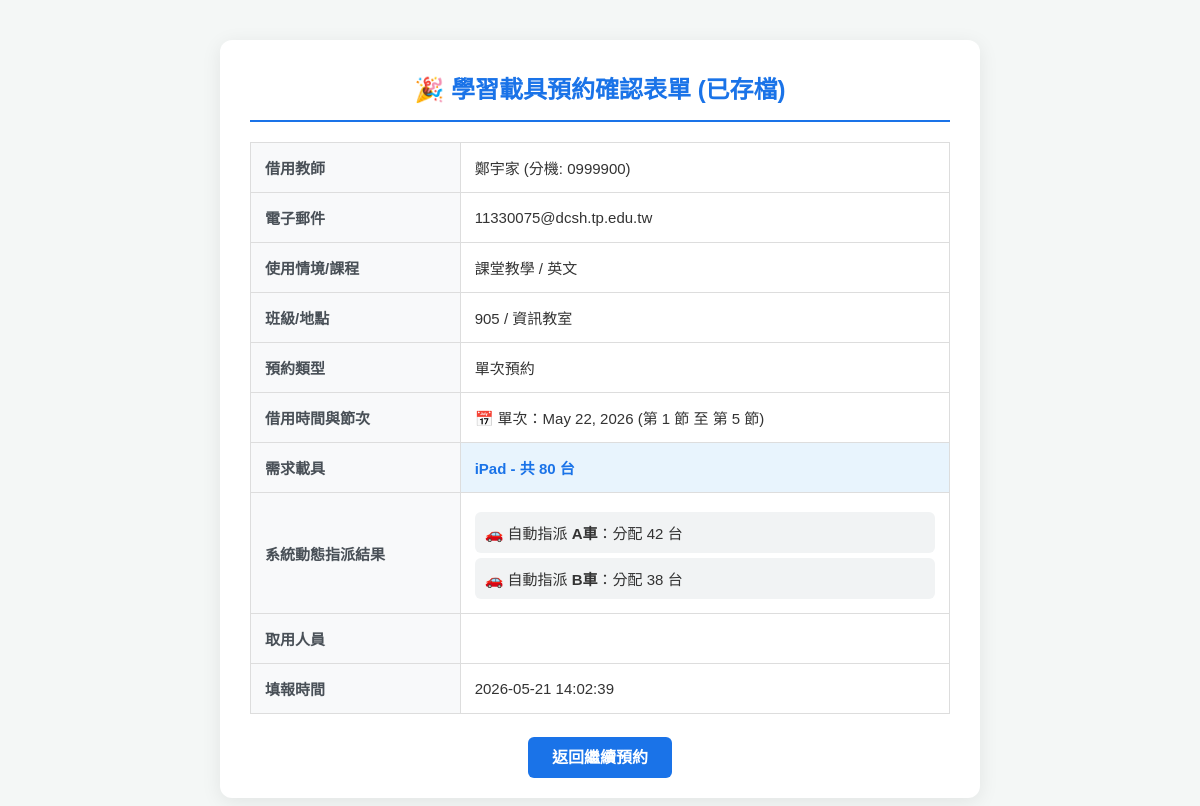
Screenshot of /success/14/ with the database file from the repository.
### booking/models.py (models this page shows, shortened)
class Booking(models.Model):
    email = models.EmailField('電子郵件')
    agree_rules = models.CharField('同意條款', max_length=100)
    teacher_name = models.CharField('借用教師姓名', max_length=50)
    phone = models.CharField('聯絡電話', max_length=50)
    context = models.CharField('使用情境', max_length=100, blank=True)
    course_name = models.CharField('課程名稱', max_length=100, blank=True)
    class_name = models.CharField('使用班級', max_length=50, blank=True)
    location = models.CharField('使用地點', max_length=100, blank=True)
    booking_type = models.CharField('預約類型', max_length=20)  # 單次預約 / 週期預約
    single_date = models.DateField('單次日期', null=True, blank=True)
    start_period = models.IntegerField('開始節次', null=True, blank=True)  # 例如: 1 代表第一節
    end_period = models.IntegerField('結束節次', null=True, blank=True)    # 例如: 3 代表第三節
    agree_period = models.CharField('同意週期規範', max_length=10, blank=True)
    start_date = models.DateField('週期開始', null=True, blank=True)
    end_date = models.DateField('週期結束', null=True, blank=True)
    periods_json = models.TextField('每週借用節次(JSON)', blank=True) # 格式如: ["Mon_1", "Mon_2"]
    exclude_date = models.CharField('排除日期', max_length=200, blank=True)
    device_type = models.CharField('預約載具類型', max_length=20)
    required_quantity = models.IntegerField('需求總數量')
    special_needs = models.TextField('特殊需求', blank=True)
    pickup_person = models.CharField('預計取用人員', max_length=50, blank=True)
    created_at = models.DateTimeField('申請時間', auto_now_add=True)
    status = models.CharField('狀態', max_length=20, default='借用中')  # 借用中 / 已歸還

class BookingAssignment(models.Model):
    booking = models.ForeignKey(Booking, on_delete=models.CASCADE, related_name='assignments')
    inventory = models.ForeignKey(DeviceInventory, on_delete=models.CASCADE)
    assigned_qty = models.IntegerField('分配借出數量')

class DeviceInventory(models.Model):
    DEVICE_CHOICES = [
        ('iPad', 'iPad'),
        ('Chromebook', 'Chromebook'),
        ('SurfaceGo', 'SurfaceGo'),
        ('Acer', 'Acer小筆電'),
    ]
    device_type = models.CharField('載具類型', max_length=20, choices=DEVICE_CHOICES)
    cart_name = models.CharField('車次/散裝名稱', max_length=20)  # 例如: A車, B車, 散裝
    capacity = models.IntegerField('該車總台數')  # 例如: A車固定 42 台

### booking/views.py (the view)
# urls.py: path('success/<int:booking_id>/', views.booking_success, name='booking_success'),
def booking_success(request, booking_id):
    booking = get_object_or_404(Booking, id=booking_id)
    assignments = booking.assignments.all()
    periods = json.loads(booking.periods_json) if booking.periods_json else []
    return render(request, 'booking_success.html', {'booking': booking, 'assignments': assignments, 'periods': periods})

### templates/booking_success.html (shortened to what this page needs)
<!DOCTYPE html>
<html lang="zh-TW">
<head>
</head>
<body>
<div class="receipt">
    <h2>🎉 學習載具預約確認表單 (已存檔)</h2>
    <table>
        <tr><th>借用教師</th><td>{{ booking.teacher_name }} (分機: {{ booking.phone }})</td></tr>
        <tr><th>電子郵件</th><td>{{ booking.email }}</td></tr>
        <tr><th>使用情境/課程</th><td>{{ booking.context }} / {{ booking.course_name }}</td></tr>
        <tr><th>班級/地點</th><td>{{ booking.class_name }} / {{ booking.location }}</td></tr>
        <tr><th>預約類型</th><td>{{ booking.booking_type }}</td></tr>
        <tr>
    <th>借用時間與節次</th>
    <td>
        {% if booking.booking_type == '單次預約' %}
            📅 單次：{{ booking.single_date }} (第 {{ booking.start_period }} 節 至 第 {{ booking.end_period }} 節)
        {% else %}
            🗓️ 週期：{{ booking.start_date }} 至 {{ booking.end_date }} <br>
            ⏱️ 每週固定借用節次：
            {% for p in periods %}
                <span style="background: #e8f0fe; padding: 3px 8px; border-radius: 4px; margin-right: 5px; font-size: 13px;">第 {{ p }} 節</span>
            {% endfor %}
        {% endif %}
    </td>
</tr>
        <tr><th>需求載具</th><td class="highlight">{{ booking.device_type }} - 共 {{ booking.required_quantity }} 台</td></tr>
        <tr>
            <th>系統動態指派結果</th>
            <td>
                {% for assign in assignments %}
                    <div class="assignment-box">🚗 自動指派 <strong>{{ assign.inventory.cart_name }}</strong>：分配 {{ assign.assigned_qty }} 台</div>
                {% empty %}
                    <div style="color: red;">未分配到任何載具</div>
                {% endfor %}
            </td>
        </tr>
        <tr><th>取用人員</th><td>{{ booking.pickup_person }}</td></tr>
        <tr><th>填報時間</th><td>{{ booking.created_at|date:"Y-m-d H:i:s" }}</td></tr>
    </table>
    <div class="btn-group">
        <a href="{% url 'booking_form' %}" class="btn">返回繼續預約</a>
    </div>
</div>
</body>
</html>

### templates/booking_success.html (style rules this page uses)
body { font-family: 'PingFang TC', Arial, sans-serif; background: #f4f7f6; padding: 40px; margin: 0; }
.receipt { max-width: 700px; background: white; margin: 0 auto; padding: 30px; border-radius: 12px; box-shadow: 0 4px 20px rgba(0,0,0,0.08); }
h2 { color: #1a73e8; text-align: center; border-bottom: 2px solid #1a73e8; padding-bottom: 15px; margin-top: 0; }
table { width: 100%; border-collapse: collapse; margin-top: 20px; }
th, td { border: 1px solid #ddd; padding: 14px; text-align: left; font-size: 15px; }
th { background-color: #f8f9fa; width: 30%; font-weight: bold; color: #495057; }
td { color: #333; }
.highlight { background-color: #e8f4fd; font-weight: bold; color: #1a73e8; }
.assignment-box { background: #f1f3f4; padding: 10px; border-radius: 6px; margin-top: 5px; }
.btn-group { text-align: center; margin-top: 30px; }
.btn { padding: 12px 24px; background: #1a73e8; color: white; text-decoration: none; border-radius: 6px; font-weight: bold; transition: background 0.2s; }

### rows the page displays
Booking: teacher_name "鄭宇家", phone "0999900", email "11330075@dcsh.tp.edu.tw", context "課堂教學", course_name "英文", class_name "905", location "資訊教室", booking_type "單次預約", single_date "May 22, 2026", start_period "1", end_period "5", device_type "iPad", required_quantity "80", created_at "2026-05-21 14:02:39"
BookingAssignment: inventory.cart_name "A車", assigned_qty "42"
BookingAssignment: inventory.cart_name "B車", assigned_qty "38"
